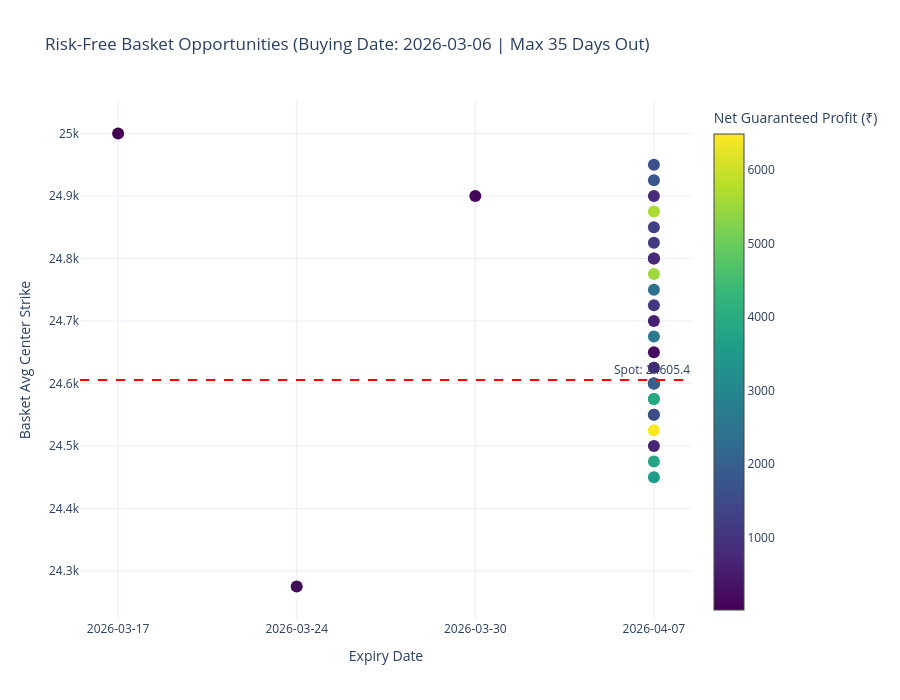

This figure's notebook cell:
### Code cell
import pandas as pd
import numpy as np
import itertools
import plotly.graph_objects as go
from datetime import timedelta
from tqdm.auto import tqdm 

# ==========================================
# INPUTS
# ==========================================
BUYING_DATE_INPUT = '2026-03-06'
MAX_EXPIRY_DAYS_INPUT = 35
MAX_SHIFT = 400
MAX_SHAPE_SHIFT = 0 
MAX_RANGE_INPUT = 400 # <-- Added: Maximum points to widen the middle condor range

def calculate_basket_charges(legs):
    """
    Calculates realistic ENTRY charges for an options basket based on Fyers and Indian regulations.
    Matches actual contract note values. Assumes hold-to-expiry for exit (no exit brokerage).
    """
    buy_turnover = 0
    sell_turnover = 0
    
    for leg in legs:
        turnover = abs(leg['cash_premium'])
        if leg['action'].lower() == 'buy':
            buy_turnover += turnover
        else:
            sell_turnover += turnover
            
    total_turnover = buy_turnover + sell_turnover
    
    brokerage = 20 * len(legs)                   # 20 Rs per leg (80 Rs for 4 legs)
    stt = sell_turnover * 0.001                  # 0.1% STT on options sell side
    exc_txn = total_turnover * 0.0003503         # 0.03503% NSE transaction charge
    sebi = total_turnover * 0.000001             # ₹10 per crore
    stamp = buy_turnover * 0.00003               # 0.003% Stamp duty on buy side
    ipft = total_turnover * 0.000005             # ₹50 per crore
    
    gst = 0.18 * (brokerage + exc_txn + sebi)    # 18% GST on brokerage, txn, and SEBI
    
    total_entry_charges = brokerage + stt + exc_txn + sebi + stamp + ipft + gst
    return total_entry_charges

def find_arbitrage_baskets_plot(backtester, buying_date_str, max_expiry_days, max_range):
    buying_date = pd.to_datetime(buying_date_str).date()
    print(f"--- Initialization: Searching for Risk-Free Baskets on {buying_date} ---")

    df_source = backtester.df
    df_analysis = df_source[df_source['Date'] == pd.to_datetime(buying_date_str).normalize()].copy()
    
    if df_analysis.empty:
        print(f"❌ No data found for date: {buying_date}")
        return

    spot_price = df_analysis['SpotPrice'].iloc[0] if 'SpotPrice' in df_analysis.columns else df_analysis['Close'].iloc[0]
    atm_strike = round(spot_price / 50) * 50

    max_expiry_date = buying_date + timedelta(days=max_expiry_days)
    available_expiries = sorted([
        pd.to_datetime(d).date() for d in df_analysis['Expiry'].unique() 
        if buying_date < pd.to_datetime(d).date() <= max_expiry_date
    ])

    price_lookup = df_analysis.set_index([
        pd.to_datetime(df_analysis['Expiry']).dt.date, 
        df_analysis['Strike'].astype(float), 
        'Type'
    ])['Close'].to_dict()

    valid_options_set = set(price_lookup.keys())

    tasks = []
    base_shifts = range(-MAX_SHIFT, MAX_SHIFT + 50, 50)
    leg_variations = range(-MAX_SHAPE_SHIFT, MAX_SHAPE_SHIFT + 50, 50)
    shape_combinations = list(itertools.product(leg_variations, repeat=4))
    
    # <-- Added: Range extensions for the middle strikes
    range_extensions = range(0, max_range + 50, 50) 

    # Building tasks including the new range extension
    for expiry in available_expiries:
        for shift in base_shifts:
            for shape in shape_combinations:
                for r_ext in range_extensions:
                    tasks.append((expiry, shift, shape, r_ext))

    results = []
    tested_portfolios = set() 
    
    illiquid_count = 0
    charges_exceed_count = 0
    final_good_baskets = 0

    # Extracting r_ext from tasks
    for expiry, shift, shape, r_ext in tqdm(tasks, desc="Checking Baskets"):
        expiry_str = str(expiry)
        portfolio = []
        valid_legs = True
        current_strikes_list = []

        # <-- Added: Base legs dynamically generated per task iteration to include r_ext
        base_legs = [
            {'strike': atm_strike - 100,  'type': 'PE', 'action': 'buy'},
            {'strike': atm_strike - 50,   'type': 'PE', 'action': 'sell'},
            {'strike': atm_strike + 50 + r_ext,   'type': 'CE', 'action': 'sell'},
            {'strike': atm_strike + 100 + r_ext,  'type': 'CE', 'action': 'buy'}
        ]

        for i, base_leg in enumerate(base_legs):
            new_strike = float(base_leg['strike'] + shift + shape[i])
            current_strikes_list.append(int(new_strike))
            
            lookup_key = (expiry, new_strike, base_leg['type'])
            if lookup_key not in valid_options_set:
                valid_legs = False
                break
            
            portfolio.append({
                'strike': new_strike,
                'type': base_leg['type'],
                'action': base_leg['action'],
                'expiry': expiry_str,
                'qty': 1
            })
        
        if not valid_legs:
            continue
            
        unique_contracts = set((leg['strike'], leg['type']) for leg in portfolio)
        if len(unique_contracts) < 4:
            continue

        leg_sigs = tuple(sorted([(leg['strike'], leg['type'], leg['action']) for leg in portfolio]))
        portfolio_sig = (expiry_str, leg_sigs)
        if portfolio_sig in tested_portfolios:
            continue
        tested_portfolios.add(portfolio_sig)

        res = backtester.calculate_basket_payoff(
            portfolio=portfolio, 
            analysis_date=buying_date_str, 
            show_plot=False, 
            verbose=False
        )

        if res.get('status') == 'issue':
            illiquid_count += 1
            
        elif res.get('status') == 'success':
            metrics = res['metrics']
            
            if metrics['Max Loss'] > 0 and metrics['Max Profit'] > 0:
                # Check viability after transaction costs
                charges = calculate_basket_charges(res['legs'])
                min_profit = metrics['Max Loss']  # Minimum guaranteed payoff
                
                if charges >= min_profit:
                    charges_exceed_count += 1
                else:
                    final_good_baskets += 1
                    results.append({
                        'Expiry': expiry_str,
                        'Shift': shift,
                        'RangeExt': r_ext, # Track this if you need to analyze what ranges worked best later
                        'CenterStrike': sum(current_strikes_list) / 4,
                        'Strikes': str(current_strikes_list),
                        'Portfolio': res['legs'], 
                        'NetMinProfit': min_profit - charges,
                        'NetMaxProfit': metrics['Max Profit'] - charges,
                        'Charges': charges,
                        'ROI': metrics['ROI (%)'],
                        'Margin': metrics['Margin Req'],
                        'TotalPremium': metrics['Total Premium'], 
                        'CreditDebit': metrics['Credit/Debit']
                    })

    # Output Formatting Requirements
    print("\n" + "="*60)
    print("SEARCH RESULTS SUMMARY")
    print("="*60)
    print(f"Spot Price of Underlying: {spot_price:,.2f}")
    
    # Calculate total to ensure numbers add up linearly
    total_arbitrage_found = illiquid_count + charges_exceed_count + final_good_baskets
    
    print(f"Total Arbitrage Baskets Found: {total_arbitrage_found}")
    print(f"Baskets Discarded due to Illiquidity: {illiquid_count}")
    print(f"Baskets Discarded due to Charges > MinProfit: {charges_exceed_count}")
    print(f"Final Good Baskets Left: {final_good_baskets}")
    print("-" * 60)

    if not results:
        print("Search complete. No tradable risk-free baskets found after charges.")
        return

    # Create the dataframe and apply an explicit safety filter to ensure nothing sub-zero gets through to the plot
    results_df = pd.DataFrame(results)
    results_df = results_df[results_df['NetMinProfit'] > 0]
    
    if results_df.empty:
        print("Search complete. No tradable risk-free baskets found after charges.")
        return

    max_roi_row = results_df.loc[results_df['ROI'].idxmax()]

    def print_portfolio(row_data):
        for leg in row_data['Portfolio']:
            vol = 0
            if 'Volume' in df_analysis.columns:
                vol_mask = (df_analysis['Strike'] == leg['strike']) & \
                           (df_analysis['Type'] == leg['type']) & \
                           (pd.to_datetime(df_analysis['Expiry']).dt.date == pd.to_datetime(leg['expiry']).date())
                vol_data = df_analysis.loc[vol_mask, 'Volume']
                vol = int(vol_data.iloc[0]) if not vol_data.empty and not pd.isna(vol_data.iloc[0]) else 0
                
            print(f"      - {leg['action'].capitalize()} {leg['type']} @ {int(leg['strike'])} | Pts: ₹{leg['entry_price']:.2f} (Vol: {vol:,})")
        
        print(f"      => Net Premium: ₹{abs(row_data['TotalPremium']):,.2f} ({row_data['CreditDebit']})")

    print(f"🏆 BEST ROI BASKET:")
    print(f"   Expiry: {max_roi_row['Expiry']}")
    print_portfolio(max_roi_row)
    print(f"   ROI: {max_roi_row['ROI']:.2f}% | Margin: ₹{max_roi_row['Margin']:,.2f}")
    print(f"   Charges (Entry): ₹{max_roi_row['Charges']:,.2f}")
    print(f"   Net Guaranteed Profit: ₹{max_roi_row['NetMinProfit']:,.2f}")
    print("="*60 + "\n")

    print("Generating Plot...")
    fig = go.Figure()

    fig.add_trace(go.Scatter(
        x=results_df['Expiry'],
        y=results_df['CenterStrike'],
        mode='markers',
        marker=dict(
            size=12,
            color=results_df['NetMinProfit'], 
            colorscale='Viridis',
            showscale=True,
            colorbar=dict(title="Net Guaranteed Profit (₹)")
        ),
        text=[
            f"<b>Expiry:</b> {r['Expiry']}<br>"
            f"<b>Avg Strike:</b> {r['CenterStrike']}<br>"
            f"<b>Strikes:</b> {r['Strikes']}<br>"
            f"<b>Mid Range Widen:</b> {r['RangeExt']}<br>" # <-- Added tracking to hover text
            f"<b>Charges:</b> ₹{r['Charges']:,.2f}<br>"
            f"<b>Net Min Profit:</b> ₹{r['NetMinProfit']:,.0f}<br>"
            f"<b>Net Max Profit:</b> ₹{r['NetMaxProfit']:,.0f}<br>"
            f"<b>Gross ROI:</b> {r['ROI']:.2f}%"
            for _, r in results_df.iterrows()
        ],
        hoverinfo='text',
        name='Risk-Free Baskets'
    ))

    fig.add_hline(y=spot_price, line_dash="dash", line_color="red", annotation_text=f"Spot: {spot_price}")

    fig.update_layout(
        title=f"Risk-Free Basket Opportunities (Buying Date: {buying_date} | Max {max_expiry_days} Days Out)",
        xaxis_title="Expiry Date",
        yaxis_title="Basket Avg Center Strike",
        height=700,
        template="plotly_white",
        xaxis=dict(type='category', categoryorder='category ascending')
    )

    fig.show()

# Execute the finder passing the new MAX_RANGE_INPUT
find_arbitrage_baskets_plot(backtester, BUYING_DATE_INPUT, MAX_EXPIRY_DAYS_INPUT, MAX_RANGE_INPUT)

### Figure 1 — Plotly figure (JSON) as saved in the notebook; plotly's stock layout.template omitted (floating-point values rounded to 4 significant figures)
{"data": [{"hoverinfo": "text", "marker": {"color": [18.33, 107.6, 102.1, 3615.0, 3775.0, 679.8, 6491.0, 3779.0, 3382.0, 2046.0, 5161.0, 1526.0, 195.2, 3914.0, 1201.0, 804.7, 2583.0, 1916.0, 585.5, 725.2, 1016.0, 1156.0, 2418.0, 5534.0, 1289.0, 5673.0, 1588.0, 713.3, 853.1, 1783.0], "colorbar": {"title": {"text": "Net Guaranteed Profit (₹)"}}, "colorscale": [[0, "#440154"], [0.1111, "#482878"], [0.2222, "#3e4989"], [0.3333, "#31688e"], [0.4444, "#26828e"], [0.5556, "#1f9e89"], [0.6667, "#35b779"], [0.7778, "#6ece58"], [0.8889, "#b5de2b"], [1, "#fde725"]], "showscale": true, "size": 12}, "mode": "markers", "name": "Risk-Free Baskets", "text": ["<b>Expiry:</b> 2026-03-17<br><b>Avg Strike:</b> 25000.0<br><b>Strikes:</b> [24900, 24950, 25050, 25100]<br><b>Mid Range Widen:</b> 0<br><b>Charges:</b> ₹183.17<br><b>Net Min Profit:</b> ₹18<br><b>Net Max Profit:</b> ₹3,268<br><b>Gross ROI:</b> 5.37%", "<b>Expiry:</b> 2026-03-24<br><b>Avg Strike:</b> 24275.0<br><b>Strikes:</b> [24150, 24200, 24350, 24400]<br><b>Mid Range Widen:</b> 50<br><b>Charges:</b> ₹197.88<br><b>Net Min Profit:</b> ₹108<br><b>Net Max Profit:</b> ₹3,358<br><b>Gross ROI:</b> 5.51%", "<b>Expiry:</b> 2026-03-30<br><b>Avg Strike:</b> 24900.0<br><b>Strikes:</b> [24800, 24850, 24950, 25000]<br><b>Mid Range Widen:</b> 0<br><b>Charges:</b> ₹200.15<br><b>Net Min Profit:</b> ₹102<br><b>Net Max Profit:</b> ₹3,352<br><b>Gross ROI:</b> 5.51%", "<b>Expiry:</b> 2026-04-07<br><b>Avg Strike:</b> 24450.0<br><b>Strikes:</b> [24350, 24400, 24500, 24550]<br><b>Mid Range Widen:</b> 0<br><b>Charges:</b> ₹213.08<br><b>Net Min Profit:</b> ₹3,615<br><b>Net Max Profit:</b> ₹6,865<br><b>Gross ROI:</b> 10.98%", "<b>Expiry:</b> 2026-04-07<br><b>Avg Strike:</b> 24475.0<br><b>Strikes:</b> [24350, 24400, 24550, 24600]<br><b>Mid Range Widen:</b> 50<br><b>Charges:</b> ₹209.65<br><b>Net Min Profit:</b> ₹3,775<br><b>Net Max Profit:</b> ₹7,025<br><b>Gross ROI:</b> 11.21%", "<b>Expiry:</b> 2026-04-07<br><b>Avg Strike:</b> 24500.0<br><b>Strikes:</b> [24350, 24400, 24600, 24650]<br><b>Mid Range Widen:</b> 100<br><b>Charges:</b> ₹207.40<br><b>Net Min Profit:</b> ₹680<br><b>Net Max Profit:</b> ₹3,930<br><b>Gross ROI:</b> 6.42%", "<b>Expiry:</b> 2026-04-07<br><b>Avg Strike:</b> 24525.0<br><b>Strikes:</b> [24350, 24400, 24650, 24700]<br><b>Mid Range Widen:</b> 150<br><b>Charges:</b> ₹206.93<br><b>Net Min Profit:</b> ₹6,491<br><b>Net Max Profit:</b> ₹9,741<br><b>Gross ROI:</b> 14.19%", "<b>Expiry:</b> 2026-04-07<br><b>Avg Strike:</b> 24550.0<br><b>Strikes:</b> [24350, 24400, 24700, 24750]<br><b>Mid Range Widen:</b> 200<br><b>Charges:</b> ₹199.44<br><b>Net Min Profit:</b> ₹3,779<br><b>Net Max Profit:</b> ₹7,029<br><b>Gross ROI:</b> 11.17%", "<b>Expiry:</b> 2026-04-07<br><b>Avg Strike:</b> 24575.0<br><b>Strikes:</b> [24350, 24400, 24750, 24800]<br><b>Mid Range Widen:</b> 250<br><b>Charges:</b> ₹195.99<br><b>Net Min Profit:</b> ₹3,382<br><b>Net Max Profit:</b> ₹6,632<br><b>Gross ROI:</b> 10.54%", "<b>Expiry:</b> 2026-04-07<br><b>Avg Strike:</b> 24600.0<br><b>Strikes:</b> [24350, 24400, 24800, 24850]<br><b>Mid Range Widen:</b> 300<br><b>Charges:</b> ₹193.70<br><b>Net Min Profit:</b> ₹2,046<br><b>Net Max Profit:</b> ₹5,296<br><b>Gross ROI:</b> 8.50%", "<b>Expiry:</b> 2026-04-07<br><b>Avg Strike:</b> 24625.0<br><b>Strikes:</b> [24350, 24400, 24850, 24900]<br><b>Mid Range Widen:</b> 350<br><b>Charges:</b> ₹191.92<br><b>Net Min Profit:</b> ₹5,161<br><b>Net Max Profit:</b> ₹8,411<br><b>Gross ROI:</b> 12.28%", "<b>Expiry:</b> 2026-04-07<br><b>Avg Strike:</b> 24550.0<br><b>Strikes:</b> [24400, 24450, 24650, 24700]<br><b>Mid Range Widen:</b> 100<br><b>Charges:</b> ₹209.77<br><b>Net Min Profit:</b> ₹1,526<br><b>Net Max Profit:</b> ₹4,776<br><b>Gross ROI:</b> 7.12%", "<b>Expiry:</b> 2026-04-07<br><b>Avg Strike:</b> 24650.0<br><b>Strikes:</b> [24400, 24450, 24850, 24900]<br><b>Mid Range Widen:</b> 300<br><b>Charges:</b> ₹194.75<br><b>Net Min Profit:</b> ₹195<br><b>Net Max Profit:</b> ₹3,445<br><b>Gross ROI:</b> 5.20%", "<b>Expiry:</b> 2026-04-07<br><b>Avg Strike:</b> 24575.0<br><b>Strikes:</b> [24450, 24500, 24650, 24700]<br><b>Mid Range Widen:</b> 50<br><b>Charges:</b> ₹213.76<br><b>Net Min Profit:</b> ₹3,914<br><b>Net Max Profit:</b> ₹7,164<br><b>Gross ROI:</b> 10.54%", "<b>Expiry:</b> 2026-04-07<br><b>Avg Strike:</b> 24600.0<br><b>Strikes:</b> [24450, 24500, 24700, 24750]<br><b>Mid Range Widen:</b> 100<br><b>Charges:</b> ₹206.27<br><b>Net Min Profit:</b> ₹1,201<br><b>Net Max Profit:</b> ₹4,451<br><b>Gross ROI:</b> 7.21%", "<b>Expiry:</b> 2026-04-07<br><b>Avg Strike:</b> 24625.0<br><b>Strikes:</b> [24450, 24500, 24750, 24800]<br><b>Mid Range Widen:</b> 150<br><b>Charges:</b> ₹202.82<br><b>Net Min Profit:</b> ₹805<br><b>Net Max Profit:</b> ₹4,055<br><b>Gross ROI:</b> 6.58%", "<b>Expiry:</b> 2026-04-07<br><b>Avg Strike:</b> 24675.0<br><b>Strikes:</b> [24450, 24500, 24850, 24900]<br><b>Mid Range Widen:</b> 250<br><b>Charges:</b> ₹198.75<br><b>Net Min Profit:</b> ₹2,583<br><b>Net Max Profit:</b> ₹5,833<br><b>Gross ROI:</b> 8.62%", "<b>Expiry:</b> 2026-04-07<br><b>Avg Strike:</b> 24600.0<br><b>Strikes:</b> [24500, 24550, 24650, 24700]<br><b>Mid Range Widen:</b> 0<br><b>Charges:</b> ₹216.00<br><b>Net Min Profit:</b> ₹1,916<br><b>Net Max Profit:</b> ₹5,166<br><b>Gross ROI:</b> 7.69%", "<b>Expiry:</b> 2026-04-07<br><b>Avg Strike:</b> 24700.0<br><b>Strikes:</b> [24500, 24550, 24850, 24900]<br><b>Mid Range Widen:</b> 200<br><b>Charges:</b> ₹200.99<br><b>Net Min Profit:</b> ₹586<br><b>Net Max Profit:</b> ₹3,836<br><b>Gross ROI:</b> 5.77%", "<b>Expiry:</b> 2026-04-07<br><b>Avg Strike:</b> 24800.0<br><b>Strikes:</b> [24500, 24550, 25050, 25100]<br><b>Mid Range Widen:</b> 400<br><b>Charges:</b> ₹191.28<br><b>Net Min Profit:</b> ₹725<br><b>Net Max Profit:</b> ₹3,975<br><b>Gross ROI:</b> 5.98%", "<b>Expiry:</b> 2026-04-07<br><b>Avg Strike:</b> 24725.0<br><b>Strikes:</b> [24550, 24600, 24850, 24900]<br><b>Mid Range Widen:</b> 150<br><b>Charges:</b> ₹202.95<br><b>Net Min Profit:</b> ₹1,016<br><b>Net Max Profit:</b> ₹4,266<br><b>Gross ROI:</b> 6.40%", "<b>Expiry:</b> 2026-04-07<br><b>Avg Strike:</b> 24825.0<br><b>Strikes:</b> [24550, 24600, 25050, 25100]<br><b>Mid Range Widen:</b> 350<br><b>Charges:</b> ₹193.24<br><b>Net Min Profit:</b> ₹1,156<br><b>Net Max Profit:</b> ₹4,406<br><b>Gross ROI:</b> 6.61%", "<b>Expiry:</b> 2026-04-07<br><b>Avg Strike:</b> 24750.0<br><b>Strikes:</b> [24650, 24700, 24800, 24850]<br><b>Mid Range Widen:</b> 0<br><b>Charges:</b> ₹207.67<br><b>Net Min Profit:</b> ₹2,418<br><b>Net Max Profit:</b> ₹5,668<br><b>Gross ROI:</b> 9.12%", "<b>Expiry:</b> 2026-04-07<br><b>Avg Strike:</b> 24775.0<br><b>Strikes:</b> [24650, 24700, 24850, 24900]<br><b>Mid Range Widen:</b> 50<br><b>Charges:</b> ₹205.89<br><b>Net Min Profit:</b> ₹5,534<br><b>Net Max Profit:</b> ₹8,784<br><b>Gross ROI:</b> 12.89%", "<b>Expiry:</b> 2026-04-07<br><b>Avg Strike:</b> 24850.0<br><b>Strikes:</b> [24650, 24700, 25000, 25050]<br><b>Mid Range Widen:</b> 200<br><b>Charges:</b> ₹196.40<br><b>Net Min Profit:</b> ₹1,289<br><b>Net Max Profit:</b> ₹4,539<br><b>Gross ROI:</b> 7.34%", "<b>Expiry:</b> 2026-04-07<br><b>Avg Strike:</b> 24875.0<br><b>Strikes:</b> [24650, 24700, 25050, 25100]<br><b>Mid Range Widen:</b> 250<br><b>Charges:</b> ₹196.18<br><b>Net Min Profit:</b> ₹5,673<br><b>Net Max Profit:</b> ₹8,923<br><b>Gross ROI:</b> 13.12%", "<b>Expiry:</b> 2026-04-07<br><b>Avg Strike:</b> 24950.0<br><b>Strikes:</b> [24650, 24700, 25200, 25250]<br><b>Mid Range Widen:</b> 400<br><b>Charges:</b> ₹186.48<br><b>Net Min Profit:</b> ₹1,588<br><b>Net Max Profit:</b> ₹4,838<br><b>Gross ROI:</b> 7.78%", "<b>Expiry:</b> 2026-04-07<br><b>Avg Strike:</b> 24800.0<br><b>Strikes:</b> [24700, 24750, 24850, 24900]<br><b>Mid Range Widen:</b> 0<br><b>Charges:</b> ₹209.65<br><b>Net Min Profit:</b> ₹713<br><b>Net Max Profit:</b> ₹3,963<br><b>Gross ROI:</b> 5.99%", "<b>Expiry:</b> 2026-04-07<br><b>Avg Strike:</b> 24900.0<br><b>Strikes:</b> [24700, 24750, 25050, 25100]<br><b>Mid Range Widen:</b> 200<br><b>Charges:</b> ₹199.94<br><b>Net Min Profit:</b> ₹853<br><b>Net Max Profit:</b> ₹4,103<br><b>Gross ROI:</b> 6.20%", "<b>Expiry:</b> 2026-04-07<br><b>Avg Strike:</b> 24925.0<br><b>Strikes:</b> [24750, 24800, 25050, 25100]<br><b>Mid Range Widen:</b> 150<br><b>Charges:</b> ₹202.86<br><b>Net Min Profit:</b> ₹1,783<br><b>Net Max Profit:</b> ₹5,033<br><b>Gross ROI:</b> 7.55%"], "type": "scatter", "x": ["2026-03-17", "2026-03-24", "2026-03-30", "2026-04-07", "2026-04-07", "2026-04-07", "2026-04-07", "2026-04-07", "2026-04-07", "2026-04-07", "2026-04-07", "2026-04-07", "2026-04-07", "2026-04-07", "2026-04-07", "2026-04-07", "2026-04-07", "2026-04-07", "2026-04-07", "2026-04-07", "2026-04-07", "2026-04-07", "2026-04-07", "2026-04-07", "2026-04-07", "2026-04-07", "2026-04-07", "2026-04-07", "2026-04-07", "2026-04-07"], "y": [25000.0, 24280.0, 24900.0, 24450.0, 24480.0, 24500.0, 24520.0, 24550.0, 24580.0, 24600.0, 24620.0, 24550.0, 24650.0, 24580.0, 24600.0, 24620.0, 24680.0, 24600.0, 24700.0, 24800.0, 24720.0, 24820.0, 24750.0, 24780.0, 24850.0, 24880.0, 24950.0, 24800.0, 24900.0, 24920.0]}], "layout": {"annotations": [{"showarrow": false, "text": "Spot: 24605.4", "x": 1, "xanchor": "right", "xref": "x domain", "y": 24610.0, "yanchor": "bottom", "yref": "y"}], "height": 700, "shapes": [{"line": {"color": "red", "dash": "dash"}, "type": "line", "x0": 0, "x1": 1, "xref": "x domain", "y0": 24610.0, "y1": 24610.0, "yref": "y"}], "title": {"text": "Risk-Free Basket Opportunities (Buying Date: 2026-03-06 | Max 35 Days Out)"}, "xaxis": {"categoryorder": "category ascending", "title": {"text": "Expiry Date"}, "type": "category"}, "yaxis": {"title": {"text": "Basket Avg Center Strike"}}}}
